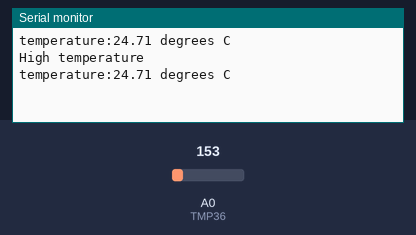
Recording of a sketch running on a simulated Arduino Uno, built with avr-gcc and run on an emulated ATmega328P. Shown: the last lines printed to the serial monitor. Inputs (shaded band) come from the test bench; at power-on: A0 (TMP36) = 153.

Above: at 2.8 s.
2.9 s: A0 (TMP36) set to 133
At 3.8 s:
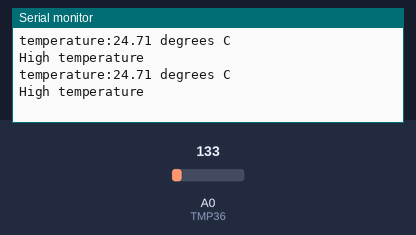
8.5 s: A0 (TMP36) set to 114
At 9.8 s:
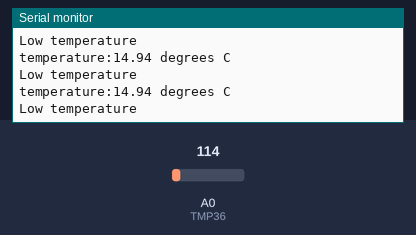
Timing chart, 0 to 11.5 s (numbered marks = the images above; inputs shaded):
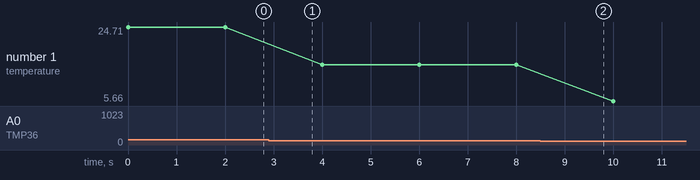

Measured:
- plotted number 1: 24.71 → 14.94 after the input at 2.9 s, 14.94 → 5.66 after the input at 8.5 s

The sketch:

temp.ino
```cpp
int TMP36 = A0;
int time  = 1000;
int reading = analogRead(TMP36);
float temperatureC;
 float voltage;

void setup() {
  Serial.begin(9600);
  }

void loop() {
  Serial.print("temperature:");
  reading = analogRead(TMP36);
  voltage = (reading * 5.0)/1024;
 temperatureC = (voltage - 0.5) * 100 ;
 Serial.print(temperatureC); Serial.println(" degrees C");
 delay(time);
 if (temperatureC > 20){
   Serial.println("High temperature");
 delay(time);
 }else
 {
   Serial.println("Low temperature");
  delay(time);
  }
}
```
